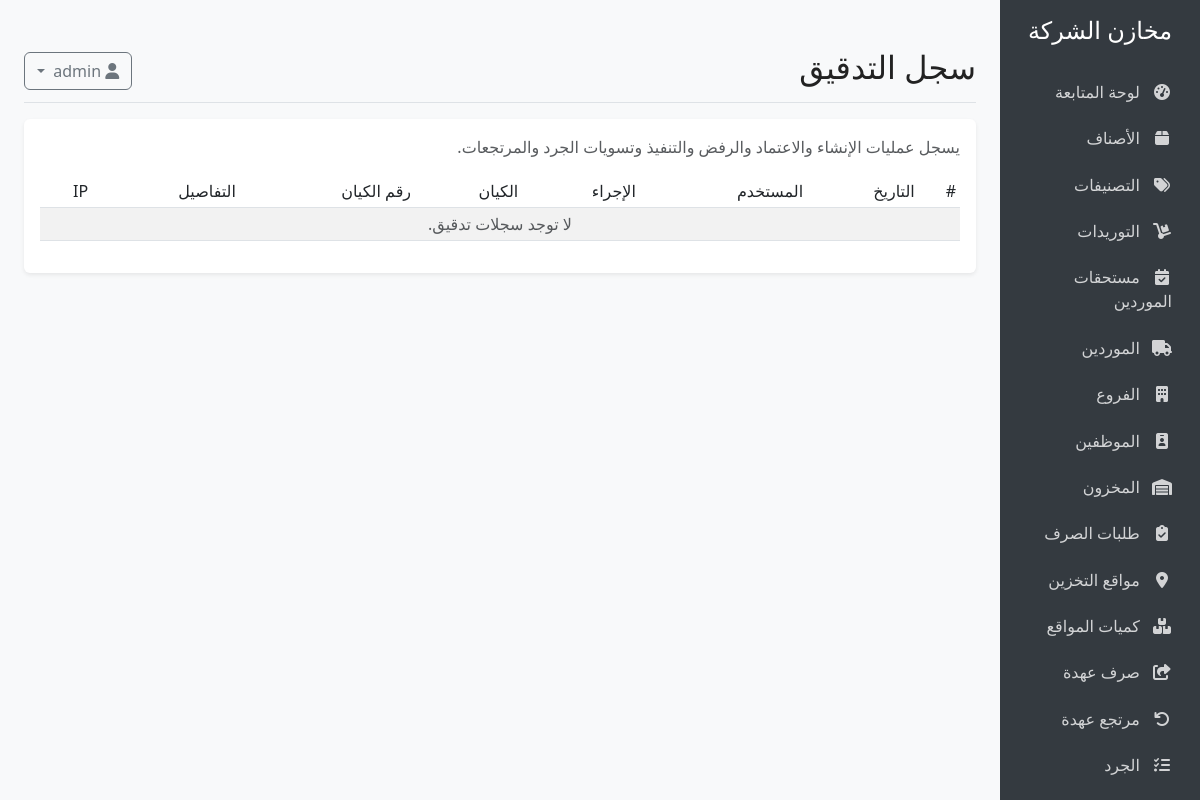
/audit (signed in), run on an earlier commit of the app's database.
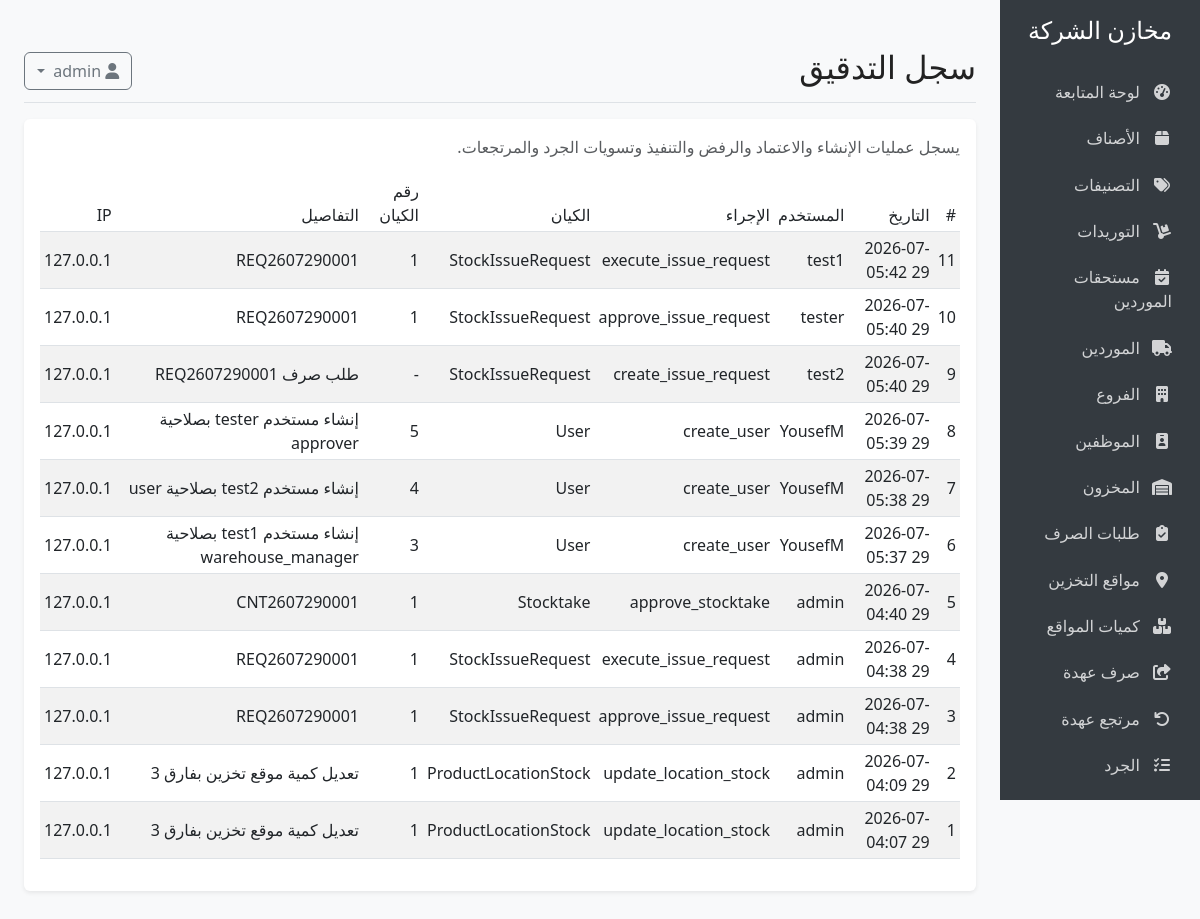
And on a later commit of the database.
### models.py (models this page shows, shortened)
class AuditLog(db.Model):
    __tablename__ = 'audit_logs'
    id = db.Column(db.Integer, primary_key=True)
    user_id = db.Column(db.Integer, db.ForeignKey('users.id'), nullable=True)
    action = db.Column(db.String(80), nullable=False, index=True)
    entity_type = db.Column(db.String(80), nullable=True, index=True)
    entity_id = db.Column(db.Integer, nullable=True)
    details = db.Column(db.Text, nullable=True)
    ip_address = db.Column(db.String(45), nullable=True)
    created_at = db.Column(db.DateTime, default=datetime.utcnow, index=True)
    user = db.relationship('User', backref='audit_logs', lazy=True)

class User(db.Model, UserMixin):
    __tablename__ = 'users'
    id = db.Column(db.Integer, primary_key=True)
    username = db.Column(db.String(64), unique=True, nullable=False)
    email = db.Column(db.String(120), unique=True, nullable=False)
    password_hash = db.Column(db.String(128), nullable=False)
    full_name = db.Column(db.String(100), nullable=True)
    role = db.Column(db.String(30), default='user')
    branch_id = db.Column(db.Integer, db.ForeignKey('branches.id'), nullable=True)
    is_active = db.Column(db.Boolean, default=True)
    created_at = db.Column(db.DateTime, default=datetime.utcnow)
    branch = db.relationship('Branch', foreign_keys=[branch_id], lazy=True)

### app.py (the view)
@app.route('/audit')
@login_required
@roles_required('admin', 'auditor', 'warehouse_manager')
def audit():
    audit_page = AuditLog.query.options(joinedload(AuditLog.user)).order_by(AuditLog.created_at.desc()).paginate(
        page=request.args.get('page', 1, type=int),
        per_page=50,
        error_out=False
    )
    return render_template('audit.html', audit_page=audit_page)

### app.py (called while the page is built)
def roles_required(*roles):
    def decorator(f):
        @wraps(f)
        def decorated_function(*args, **kwargs):
            if not current_user.is_authenticated or current_user.role not in roles:
                flash('ليس لديك صلاحية تنفيذ هذا الإجراء.', 'danger')
                return redirect(url_for('index'))
            return f(*args, **kwargs)
        return decorated_function
    return decorator

@login_manager.user_loader
def load_user(user_id):
    user = User.query.get(int(user_id))
    if user and not user.is_active:
        return None
    return user

@app.before_request
def hide_retail_pages_in_company_mode():
    path = request.path.rstrip('/') or '/'
    if path.startswith('/static') or not current_user.is_authenticated:
        return None
    if any(path == prefix or path.startswith(f'{prefix}/') for prefix in RETAIL_ONLY_PREFIXES):
        flash('تم إخفاء صفحات البيع والعملاء والكاشير لأن النظام مضبوط كمخزن شركة داخلي.', 'warning')
        return redirect(url_for('index'))
    if path in RETAIL_ONLY_REPORT_PATHS:
        flash('هذا التقرير خاص بالبيع التجاري وغير مستخدم في نظام مخازن الشركة.', 'warning')
        return redirect(url_for('reports'))
    return None

@app.context_processor
def inject_settings():
    from models import Setting
    settings = {s.key: s.value for s in Setting.query.all()}
    def page_url(page):
        args = request.args.to_dict(flat=True)
        args['page'] = page
        return url_for(request.endpoint, **(request.view_args or {}), **args)
    return dict(settings=settings, page_url=page_url)

### templates/audit.html (shortened to what this page needs)
{% extends "base.html" %}
{% block header %}سجل التدقيق{% endblock %}
{% block content %}
<div class="card">
    <div class="card-body">
        <p class="text-muted">يسجل عمليات الإنشاء والاعتماد والرفض والتنفيذ وتسويات الجرد والمرتجعات.</p>
        <div class="table-responsive">
            <table class="table table-striped table-sm align-middle">
                <thead>
                    <tr>
                        <th>#</th>
                        <th>التاريخ</th>
                        <th>المستخدم</th>
                        <th>الإجراء</th>
                        <th>الكيان</th>
                        <th>رقم الكيان</th>
                        <th>التفاصيل</th>
                        <th>IP</th>
                    </tr>
                </thead>
                <tbody>
                    {% for log in audit_page.items %}
                    <tr>
                        <td>{{ log.id }}</td>
                        <td>{{ log.created_at.strftime('%Y-%m-%d %H:%M') }}</td>
                        <td>{{ log.user.username if log.user else 'نظام' }}</td>
                        <td>{{ log.action }}</td>
                        <td>{{ log.entity_type or '-' }}</td>
                        <td>{{ log.entity_id or '-' }}</td>
                        <td>{{ log.details or '-' }}</td>
                        <td>{{ log.ip_address or '-' }}</td>
                    </tr>
                    {% else %}
                    <tr><td colspan="8" class="text-center text-muted">لا توجد سجلات تدقيق.</td></tr>
                    {% endfor %}
                </tbody>
            </table>
        </div>
        {% set page_obj = audit_page %}
    </div>
</div>
{% endblock %}

### templates/base.html (shortened to what this page needs)
<!DOCTYPE html>
<html lang="ar" dir="rtl">
<head>
    <link rel="stylesheet" href="https://cdn.jsdelivr.net/npm/bootstrap@5.3.0/dist/css/bootstrap.rtl.min.css">
    <link rel="stylesheet" href="https://cdnjs.cloudflare.com/ajax/libs/font-awesome/6.4.0/css/all.min.css">
    <link id="theme-style" rel="stylesheet" href="{{ url_for('static', filename='css/' + (settings.get('theme', 'light') if settings else 'light') + '.css') }}">
</head>
<body>
    <div class="container-fluid">
        <div class="row">
            <div class="col-md-3 col-lg-2 d-md-block sidebar collapse">
                <div class="position-sticky pt-3">
                    <div class="text-center mb-4">
                        <h4>{{ settings['store_name'] if settings and settings.get('store_name') else 'مخازن الشركة' }}</h4>
                    </div>
                    <ul class="nav flex-column">
                        <li class="nav-item">
                            <a class="nav-link {% if request.path == url_for('index') %}active{% endif %}" href="{{ url_for('index') }}">
                                <i class="fas fa-tachometer-alt"></i> لوحة المتابعة
                            </a>
                        </li>
                        <li class="nav-item">
                            <a class="nav-link {% if request.path.startswith(url_for('products')) %}active{% endif %}" href="{{ url_for('products') }}">
                                <i class="fas fa-box"></i> الأصناف
                            </a>
                        </li>
                        <li class="nav-item">
                            <a class="nav-link {% if request.path.startswith(url_for('categories')) %}active{% endif %}" href="{{ url_for('categories') }}">
                                <i class="fas fa-tags"></i> التصنيفات
                            </a>
                        </li>
                        <li class="nav-item">
                            {% set purchases_path = url_for('purchases') %}
                            {% set purchases_due_path = url_for('purchases_due') %}
                            <a class="nav-link {% if request.path.startswith(purchases_path) and not request.path.startswith(purchases_due_path) %}active{% endif %}" href="{{ purchases_path }}">
                                <i class="fas fa-dolly"></i> التوريدات
                            </a>
                        </li>
                        {% if current_user.role in ['admin', 'warehouse_manager'] %}
                        <li class="nav-item">
                            <a class="nav-link {% if request.path.startswith(url_for('purchases_due')) %}active{% endif %}" href="{{ url_for('purchases_due') }}">
                                <i class="fas fa-calendar-check"></i> مستحقات الموردين
                            </a>
                        </li>
                        {% endif %}
                        <li class="nav-item">
                            <a class="nav-link {% if request.path.startswith(url_for('suppliers')) %}active{% endif %}" href="{{ url_for('suppliers') }}">
                                <i class="fas fa-truck"></i> الموردين
                            </a>
                        </li>
                        {% if current_user.role in ['admin', 'warehouse_manager'] %}
                        <li class="nav-item">
                            <a class="nav-link {% if request.path.startswith(url_for('branches')) %}active{% endif %}" href="{{ url_for('branches') }}">
                                <i class="fas fa-building"></i> الفروع
                            </a>
                        </li>
                        <li class="nav-item">
                            <a class="nav-link {% if request.path.startswith(url_for('employees')) %}active{% endif %}" href="{{ url_for('employees') }}">
                                <i class="fas fa-id-badge"></i> الموظفين
                            </a>
                        </li>
                        {% endif %}
                        <li class="nav-item">
                            <a class="nav-link " href="{{ url_for('inventory') }}">
                                <i class="fas fa-warehouse"></i> المخزون
                            </a>
                        </li>
                        <li class="nav-item">
                            <a class="nav-link {% if request.path.startswith('/inventory/issue-requests') %}active{% endif %}" href="/inventory/issue-requests">
                                <i class="fas fa-clipboard-check"></i> طلبات الصرف
                            </a>
                        </li>
                        {% if current_user.role in ['admin', 'warehouse_manager'] %}
                        <li class="nav-item">
                            <a class="nav-link {% if request.path.startswith('/storage-locations') %}active{% endif %}" href="/storage-locations">
                                <i class="fas fa-map-marker-alt"></i> مواقع التخزين
                            </a>
                        </li>
                        <li class="nav-item">
                            <a class="nav-link {% if request.path.startswith('/storage-stocks') %}active{% endif %}" href="/storage-stocks">
                                <i class="fas fa-boxes-stacked"></i> كميات المواقع
                            </a>
                        </li>
                        <li class="nav-item">
                            <a class="nav-link {% if request.path.startswith(url_for('stock_issue')) %}active{% endif %}" href="{{ url_for('stock_issue') }}">
                                <i class="fas fa-share-square"></i> صرف عهدة
                            </a>
                        </li>
                        <li class="nav-item">
                            <a class="nav-link {% if request.path.startswith('/inventory/returns') %}active{% endif %}" href="/inventory/returns">
                                <i class="fas fa-undo"></i> مرتجع عهدة
                            </a>
                        </li>
                        <li class="nav-item">
                            <a class="nav-link {% if request.path.startswith('/inventory/stocktakes') %}active{% endif %}" href="/inventory/stocktakes">
                                <i class="fas fa-tasks"></i> الجرد
                            </a>
                        </li>
                        <li class="nav-item">
                            <a class="nav-link {% if request.path.startswith(url_for('damage_record')) %}active{% endif %}" href="{{ url_for('damage_record') }}">
                            </a>
                        </li>
                        {% endif %}
                    </ul>
                </div>
            </div>
            <main class="col-md-9 ms-sm-auto col-lg-10 px-md-4 main-content">
                <div class="d-flex justify-content-between flex-wrap flex-md-nowrap align-items-center pt-3 pb-2 mb-3 border-bottom">
                    <h1 class="h2">{% block header %}{% endblock %}</h1>
                    <div class="btn-toolbar mb-2 mb-md-0">
                        <div class="dropdown">
                            <button class="btn btn-outline-secondary dropdown-toggle" type="button" id="userDropdown" data-bs-toggle="dropdown" aria-expanded="false">
                                <i class="fas fa-user"></i>
                            </button>
                        </div>
                    </div>
                </div>
                {% block content %}{% endblock %}
            </main>
        </div>
    </div>
</body>
</html>

### static/css/light.css (style rules this page uses)
body { background: #fff; color: #222; }
.card, .table { background: #fff; color: #222; }
.navbar, .sidebar { background: #f8f9fa; color: #222; }

### templates/base.html (style rules this page uses)
body { font-family: 'Segoe UI', Tahoma, Geneva, Verdana, sans-serif; background-color: #f8f9fa; }
.sidebar { height: 100vh; position: sticky; top: 0; overflow-y: auto; overflow-x: hidden; background-color: #343a40; color: #fff; }
.sidebar .nav-link { color: rgba(255, 255, 255, 0.78); padding: 0.5rem 1rem; margin: 0.2rem 0; border-radius: 0.25rem; }
.sidebar .nav-link i { margin-left: 0.5rem; width: 1.25rem; text-align: center; }
.main-content { padding: 2rem; }
.card { margin-bottom: 1.5rem; border: none; box-shadow: 0 0.125rem 0.25rem rgba(0, 0, 0, 0.075); }
.table th { font-weight: 500; }

What changed in the data, as far as the page shows it:
added AuditLog: id "11", created_at "2026-07-29 05:42", user "test1", action "execute_issue_request", entity_type "StockIssueRequest", entity "1", details "REQ2607290001", ip_address "127.0.0.1"
added AuditLog: id "10", created_at "2026-07-29 05:40", user "tester", action "approve_issue_request", entity_type "StockIssueRequest", entity "1", details "REQ2607290001", ip_address "127.0.0.1"
added AuditLog: id "9", created_at "2026-07-29 05:40", user "test2", action "create_issue_request", entity_type "StockIssueRequest", entity_id "-", details "طلب صرف REQ2607290001", ip_address "127.0.0.1"
added AuditLog: id "8", created_at "2026-07-29 05:39", user "YousefM", action "create_user", entity_type "User", entity "5", details "إنشاء مستخدم tester بصلاحية approver", ip_address "127.0.0.1"
added AuditLog: id "7", created_at "2026-07-29 05:38", user "YousefM", action "create_user", entity_type "User", entity "4", details "إنشاء مستخدم test2 بصلاحية user", ip_address "127.0.0.1"
added AuditLog: id "6", created_at "2026-07-29 05:37", user "YousefM", action "create_user", entity_type "User", entity "3", details "إنشاء مستخدم test1 بصلاحية warehouse_manager", ip_address "127.0.0.1"
added AuditLog: id "5", created_at "2026-07-29 04:40", user "admin", action "approve_stocktake", entity_type "Stocktake", entity "1", details "CNT2607290001", ip_address "127.0.0.1"
added AuditLog: id "4", created_at "2026-07-29 04:38", user "admin", action "execute_issue_request", entity_type "StockIssueRequest", entity "1", details "REQ2607290001", ip_address "127.0.0.1"
added AuditLog: id "3", created_at "2026-07-29 04:38", user "admin", action "approve_issue_request", entity_type "StockIssueRequest", entity "1", details "REQ2607290001", ip_address "127.0.0.1"
added AuditLog: id "2", created_at "2026-07-29 04:09", user "admin", action "update_location_stock", entity_type "ProductLocationStock", entity "1", details "تعديل كمية موقع تخزين بفارق 3", ip_address "127.0.0.1"
added AuditLog: id "1", created_at "2026-07-29 04:07", user "admin", action "update_location_stock", entity_type "ProductLocationStock", entity "1", details "تعديل كمية موقع تخزين بفارق 3", ip_address "127.0.0.1"
Also different on the page:
text no longer shown: "لا توجد سجلات تدقيق."
